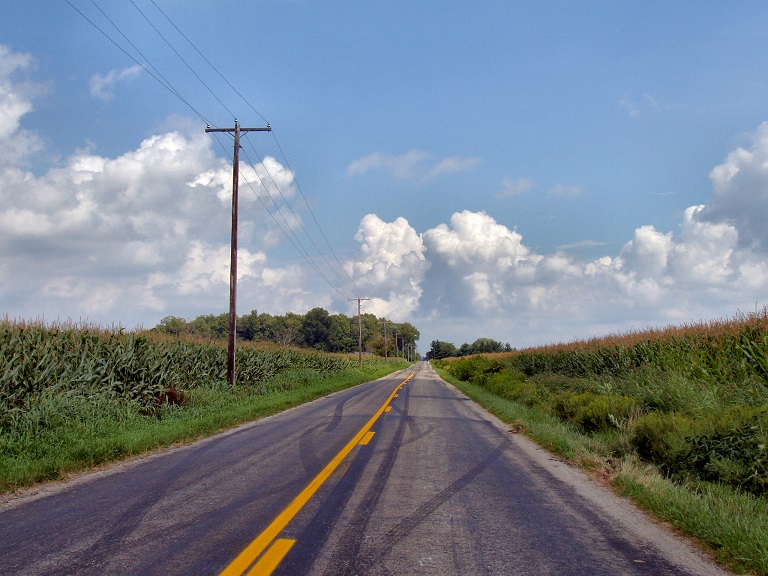
#> input picture opencv/project1/road1.jpg, 768 x 576 px
$ python trackbar_for_canny.py
#> lines starting #> are read from the running program, lines starting #| are printed output that depends on the picture; after the words box and inside, x2 and y2 are one past the last pixel; in counts of white or black regions, pixels touching at a corner belong together
import cv2
import numpy as np

def nothing(x):
    pass

def region_of_interest(img, vertices):
    mask = np.zeros_like(img)
    channel_count = img.shape[2]
    match_mask_color = (255,)* channel_count
    cv2.fillPoly(mask, vertices, match_mask_color)
    masked_image = cv2.bitwise_and(img, mask)
    return masked_image

image = cv2.imread('road1.jpg')
#> image is the input picture: shape (576, 768, 3); mean B, G, R 142.1, 130.7, 119.3
cv2.namedWindow("image")

cv2.createTrackbar("th1", "image",0,300, nothing)
cv2.createTrackbar("th2", "image", 0, 300, nothing)

height = image.shape[0]
#> height = 576
width = image.shape[1]
#> width = 768

ROI_verties = [
    (0,height),
    (width/2 +  100, height/2 + 200),
    (width, height)

]
#> ROI_verties = [(0, 576), (484, 488), (768, 576)]
cropped_image = region_of_interest(image, np.array([ROI_verties], np.int32))
#> in region_of_interest, `cv2.fillPoly(mask, vertices, match_mask_color)`:
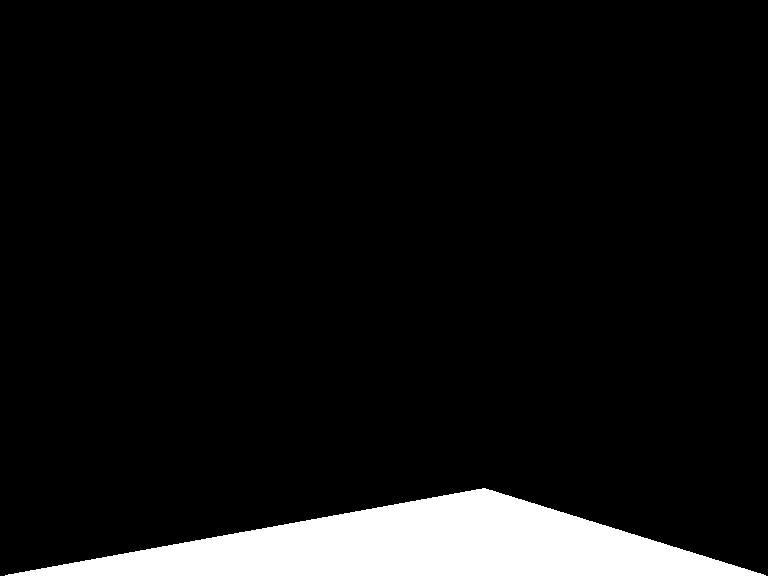
#> mask: shape (576, 768, 3); 7.6% white; 1 white region, box (x1, y1, x2, y2) and area: (5, 488, 766, 576) 33821
#> in region_of_interest, `masked_image = cv2.bitwise_and(img, mask)`:
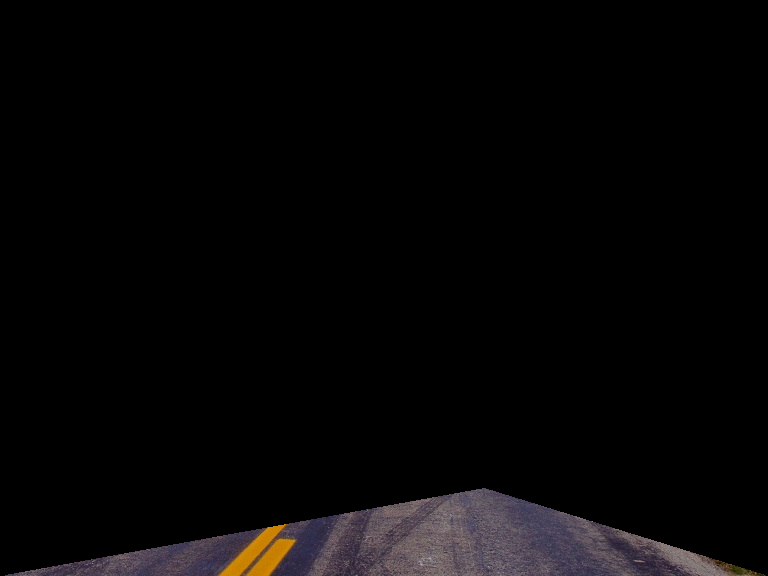
#> masked_image: shape (576, 768, 3); mean B, G, R 6.3, 5.9, 7
gray_image = cv2.cvtColor(cropped_image, cv2.COLOR_BGR2GRAY)


while(1):
    th1 = cv2.getTrackbarPos('th1','image')
    th2 = cv2.getTrackbarPos('th2','image')
    canny = cv2.Canny(gray_image, th1, th2)
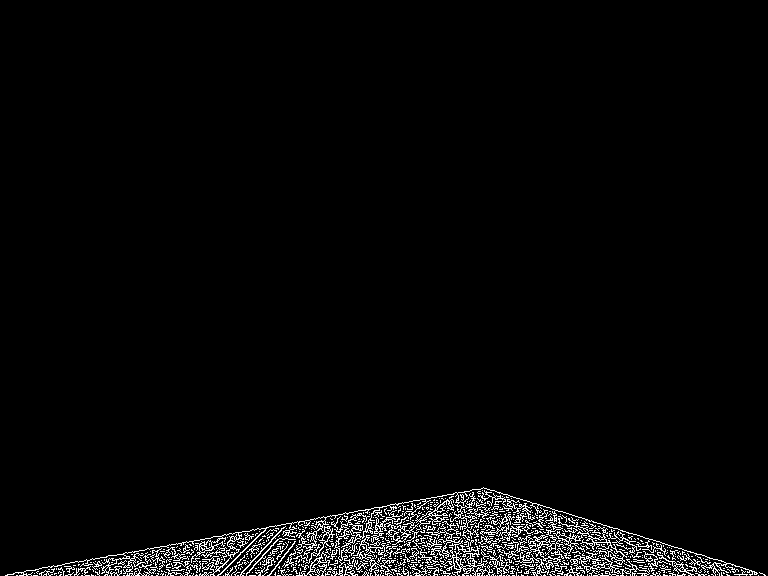
#> canny: shape (576, 768); 2.9% white in thin lines or dots, all inside (x1, y1, x2, y2) = (5, 487, 766, 576)
    cv2.imshow('image',canny)

    k = cv2.waitKey(1) & 0xFF
#> (key Esc is pressed here)
    if k == 27:
        break


cv2.destroyAllWindows()
